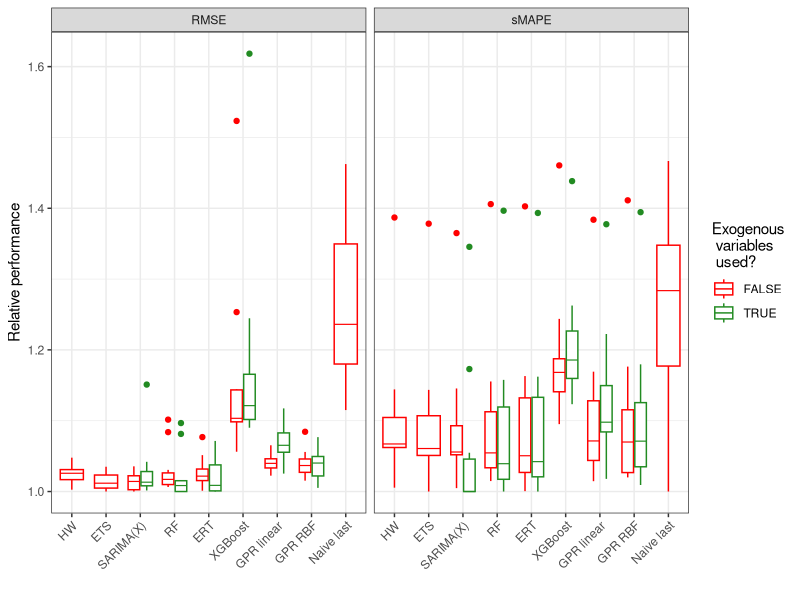

This chart was generated by the following R code:
library('ggplot2')
library('reshape')

# Read in the csv-files.
rmse_endog <- read.csv('rmse_endog.csv', sep=';')
rmse_exog <- read.csv('rmse_exog.csv', sep=';')
smape_endog <- read.csv('smape_endog.csv', sep=';')
smape_exog <- read.csv('smape_exog.csv', sep=';')

# Calculate the row-wise minimum of the table combining methods with and without exogenous variables.
rmse_min <- apply(cbind(rmse_endog, rmse_exog), 1, min)
smape_min <- apply(cbind(smape_endog, smape_exog), 1, min)

# Calculate the relative values by dividing by the best performance value of the best method.
rmse_endog_trafo <- rmse_endog / rmse_min
rmse_exog_trafo <- rmse_exog / rmse_min
smape_endog_trafo <- smape_endog / smape_min
smape_exog_trafo <- smape_exog / smape_min

# Transform the tables to a data structure suitable for ggplot.
rmse_endog_gg <- melt(rmse_endog_trafo)
rmse_exog_gg <- melt(rmse_exog_trafo)
smape_endog_gg <- melt(smape_endog_trafo)
smape_exog_gg <- melt(smape_exog_trafo)

# Add information on the used metric to the tables.
rmse_endog_gg$metric <- 'RMSE'
rmse_exog_gg$metric <- 'RMSE'
smape_endog_gg$metric <- 'sMAPE'
smape_exog_gg$metric <- 'sMAPE'

# Add information on whether exogenous variables were used to the tables.
rmse_endog_gg$exogenous <- FALSE
rmse_exog_gg$exogenous <- TRUE
smape_endog_gg$exogenous <- FALSE
smape_exog_gg$exogenous <- TRUE

# Merge the data to one table.
df_gg <- rbind(rmse_endog_gg, rmse_exog_gg, smape_endog_gg, smape_exog_gg)
df_gg$metric <- as.factor(df_gg$metric)
df_gg$exogenous <- as.factor(df_gg$exogenous)

# Rename some methods for better readability.
levels(df_gg$variable)[levels(df_gg$variable) == 'SARIMA.X.'] <- 'SARIMA(X)'
levels(df_gg$variable)[levels(df_gg$variable) == 'GPRlin'] <- 'GPR linear'
levels(df_gg$variable)[levels(df_gg$variable) == 'GPRRBF'] <- 'GPR RBF'
levels(df_gg$variable)[levels(df_gg$variable) == 'NaiveLast'] <- 'Naive last'

# Create the boxplot.
image <- ggplot(data = df_gg, mapping = aes(x = variable, y = value, color=exogenous)) +
  geom_boxplot(fatten=0.8, lwd=0.5) +
  theme_bw() +
  facet_wrap( ~ metric) +
  theme(axis.text.x = element_text(angle=45, vjust=1, hjust=1)) +
  labs(y='Relative performance',
       x='',
       color='Exogenous\n variables\n used?') +
  scale_color_manual(values=c('red', 'forestgreen'))

# Store it in a png-file.
ggsave('boxplot.png', plot=image, width=12, height=3.5)
